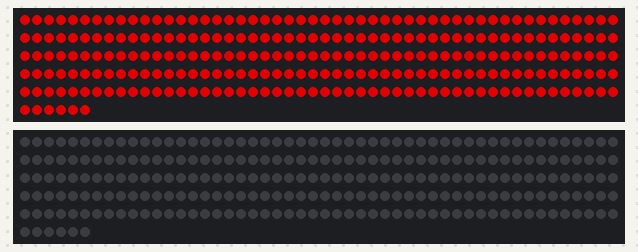
This sketch was run on a simulated Arduino Uno, built with avr-gcc and run on an emulated ATmega328P. On the bench: 2 × 256 RGB LEDs in strip order, left to right, continuing on the next row. Dim RGB values are drawn brighter than linear.

Above: at 0.1 s.
At 0.6 s:
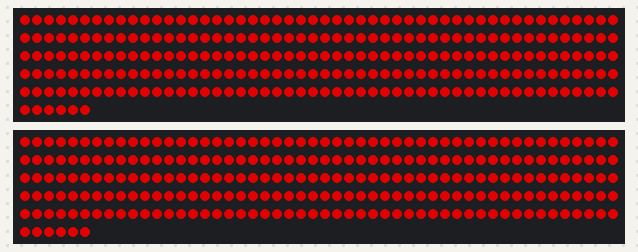

The sketch:

Red_LED_Matrix_Program.ino
```cpp
/*
 * RED LED Light Control Program
 *
 * This program controls two strips of red LED lights connected to an Arduino.
 * The lights turn on red and stay on continuously while the Arduino has power.
 *
 * Physical Setup:
 * - Arduino microcontroller
 * - Two strips of lights, each with 512 individual LED diodes
 * - Wire from Light Strip 1 connects to pin 6 on Arduino
 * - Wire from Light Strip 2 connects to pin 9 on Arduino
 */


// This line tells the Arduino how to talk to the LED light strips
#include <Adafruit_NeoPixel.h>


// SETTINGS SECTION
// These lines set up the basic information the Arduino needs to know


// Settings for Light Strip #1:
// Light Strip #1 plugs into pin 6 on the Arduino
// Light Strip #1 has 512 individual LED diodes
#define PIN1         6
#define NUM_LEDS1    256

// Settings for Light Strip #2:
// Light Strip #2 plugs into pin 9 on the Arduino
// Light Strip #2 has 512 individual LED diodes
#define PIN2         9
#define NUM_LEDS2    256

// Set Brightness here
// Brightness level: 0 = completely dark, 255 = maximum brightness
#define BRIGHTNESS   160


// CREATING THE LIGHT CONTROLLERS
// These lines create two "controllers" - one for each light strip
// Think of these as remote controls that can command each light strip
Adafruit_NeoPixel strip1 = Adafruit_NeoPixel(NUM_LEDS1, PIN1, NEO_GRB + NEO_KHZ800);
Adafruit_NeoPixel strip2 = Adafruit_NeoPixel(NUM_LEDS2, PIN2, NEO_GRB + NEO_KHZ800);
// The technical details (NEO_GRB + NEO_KHZ800) tell Arduino what type of lights these are


// STARTUP INSTRUCTIONS
// This section runs one time when you first turn on the Arduino


void setup() {


  strip1.begin();                        // Gets Light Strip #1 ready to receive commands
  strip1.setBrightness(BRIGHTNESS);      // Sets Strip #1 to the brightness level we chose above
  strip1.show();                         // Makes sure all bulbs start in the "off" state


  strip2.begin();                        // Gets Light Strip #2 ready to receive commands
  strip2.setBrightness(BRIGHTNESS);      // Sets Strip #2 to the brightness level we chose above
  strip2.show();                         // Makes sure all bulbs start in the "off" state
}

void loop() {
  // Sets all pixels to red on the first strip
  setAll(strip1, 255, 0, 0);
  delay(500);

  // Sets all pixels to red on the second strip
  setAll(strip2, 255, 0, 0);
  delay(500);
}

  // Sets every pixel in a strip to the same color
void setAll(Adafruit_NeoPixel &strip, byte red, byte green, byte blue) {
  for (int i = 0; i < strip.numPixels(); i++) {
    strip.setPixelColor(i, red, green, blue);
  }
  strip.show();
}
```
